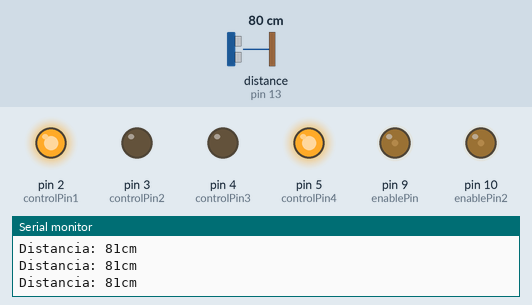
Simulated run of this sketch. Board: Arduino Uno, built with avr-gcc and run on an emulated ATmega328P. Parts: output pins drawn as LEDs (lit = HIGH), the last lines printed to the serial monitor. Inputs (shaded band) come from the test bench; at power-on: distance to the obstacle (sensor on pin 13) 80 cm. The echo pulse lasts 58.3 µs per cm.

Above: at 1.2 s.
1.3 s: distance to the obstacle (sensor on pin 13) set to 115 cm
4.3 s: distance to the obstacle (sensor on pin 13) set to 124 cm
At 6.3 s:
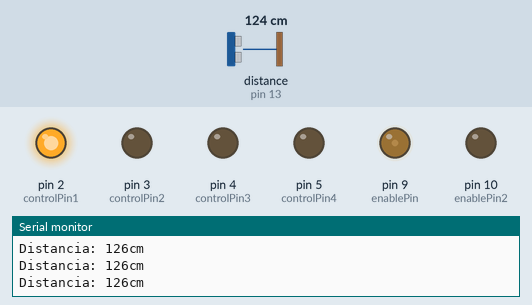
6.6 s: distance to the obstacle (sensor on pin 13) set to 2 cm
At 8.1 s:
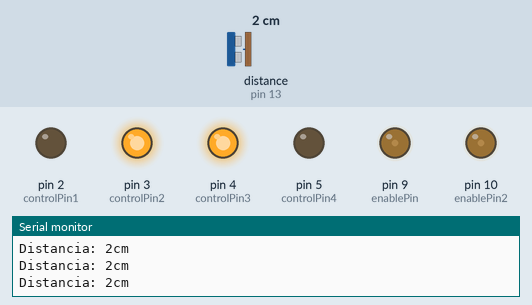
8.8 s: distance to the obstacle (sensor on pin 13) set to 64 cm
11.0 s: distance to the obstacle (sensor on pin 13) set to 72 cm
At 13.0 s:
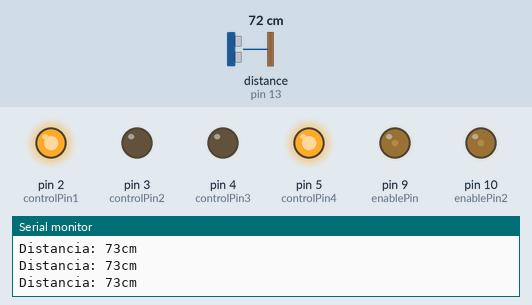
13.7 s: distance to the obstacle (sensor on pin 13) set to 4 cm
At 14.8 s:
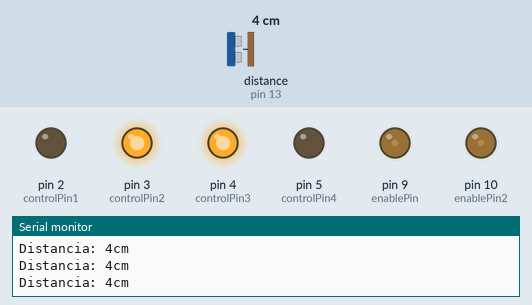
Timing chart, 0 to 16.7 s (numbered marks = the images above; inputs shaded):
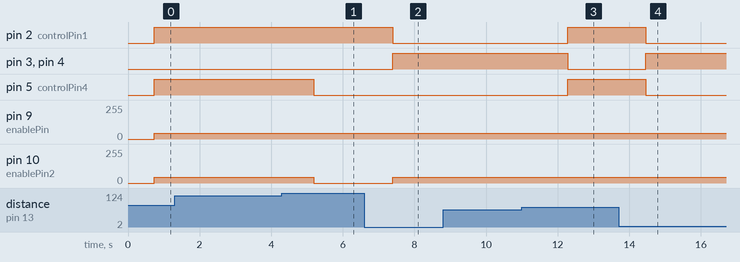

Measured:
- the behaviour switches between 118 and 119 cm on distance to the obstacle (sensor on pin 13) (found by bisection; images 0 and 1)
- the behaviour switches between 69 and 70 cm on distance to the obstacle (sensor on pin 13) (found by bisection; images 2 and 3)
- after the input at 4.3 s, pin 5 (controlPin4): HIGH → LOW after 0.89 s; pin 10 (enablePin2): 42/255 → 0/255 after 0.89 s
- after the input at 6.6 s, pin 2 (controlPin1): HIGH → LOW after 0.79 s; pin 3 (controlPin2), pin 4 (controlPin3): LOW → HIGH after 0.79 s; pin 10 (enablePin2): 0/255 → 42/255 after 0.79 s
- after the input at 11.0 s, pin 2 (controlPin1), pin 5 (controlPin4): LOW → HIGH after 1.3 s; pin 3 (controlPin2), pin 4 (controlPin3): HIGH → LOW after 1.3 s
- after the input at 13.7 s, pin 2 (controlPin1), pin 5 (controlPin4): HIGH → LOW after 0.76 s; pin 3 (controlPin2), pin 4 (controlPin3): LOW → HIGH after 0.76 s

The sketch:

carrito.ino
```cpp
#include <NewPing.h>
#define TRIGGER_PIN  12
#define ECHO_PIN     13
#define MAX_DISTANCE 200
#define DISTANCIA_MAX 70
#define POTENCIA 42
#define controlPin1  2
#define controlPin2  3
#define controlPin3  4
#define controlPin4  5
#define enablePin2  10
#define enablePin  9
int cont = 0 ;
NewPing sonar(TRIGGER_PIN, ECHO_PIN, MAX_DISTANCE);

void setup() {
  pinMode(controlPin1, OUTPUT);
  pinMode(controlPin2, OUTPUT);
  pinMode(controlPin3, OUTPUT);
  pinMode(controlPin4, OUTPUT);
  pinMode(enablePin, OUTPUT);
  pinMode(enablePin2, OUTPUT);
  digitalWrite(enablePin, LOW);
  digitalWrite(enablePin2, LOW);
  Serial.begin(9600);

}

void loop() {
  int distancia= promedioDistancia();
  if(distancia <= DISTANCIA_MAX){
    direccion("atras");
    traccion("izquierda");
    delay(500);
  }
  else if(distancia <= (DISTANCIA_MAX+50) && distancia > DISTANCIA_MAX ){
    traccion("derecha");
    direccion("adelante");
  }
  else if(distancia > DISTANCIA_MAX){
    direccion("adelante");
    traccion("stop");
  }
}

void direccion(String direccion){
  if(direccion == "adelante"){
    analogWrite(enablePin,POTENCIA);
    digitalWrite(controlPin1, HIGH);
    digitalWrite(controlPin2, LOW);
  }
  else if(direccion == "atras"){
    analogWrite(enablePin,POTENCIA);
    digitalWrite(controlPin1, LOW);
    digitalWrite(controlPin2, HIGH);
  }
  else if(direccion == "stop"){
    analogWrite(enablePin,0);
    digitalWrite(controlPin1, LOW);
    digitalWrite(controlPin2, LOW);
  }
}

void traccion(String direccion){
  if(direccion == "izquierda"){
    analogWrite(enablePin2,POTENCIA);
    digitalWrite(controlPin3, HIGH);
    digitalWrite(controlPin4, LOW);
  }
  else if(direccion == "derecha"){
    analogWrite(enablePin2,POTENCIA);
    digitalWrite(controlPin3, LOW);
    digitalWrite(controlPin4, HIGH);
  }
  else if(direccion == "stop"){
    analogWrite(enablePin2,0);
    digitalWrite(controlPin3, LOW);
    digitalWrite(controlPin4, LOW);
  }
}

int distancia(){
  delay(25);
  int uS = sonar.ping_median();
  Serial.print("Distancia: ");
  Serial.print(uS / US_ROUNDTRIP_CM);
  Serial.println("cm");
  return (uS/US_ROUNDTRIP_CM);
}

int promedioDistancia(){
  int acumulador = 0;
  int dist;
  for(int i=0;i<5;i++){
    dist = distancia();
    acumulador = acumulador + (dist == 0? 90 : dist);
  }
  return (acumulador/5);
}
```
